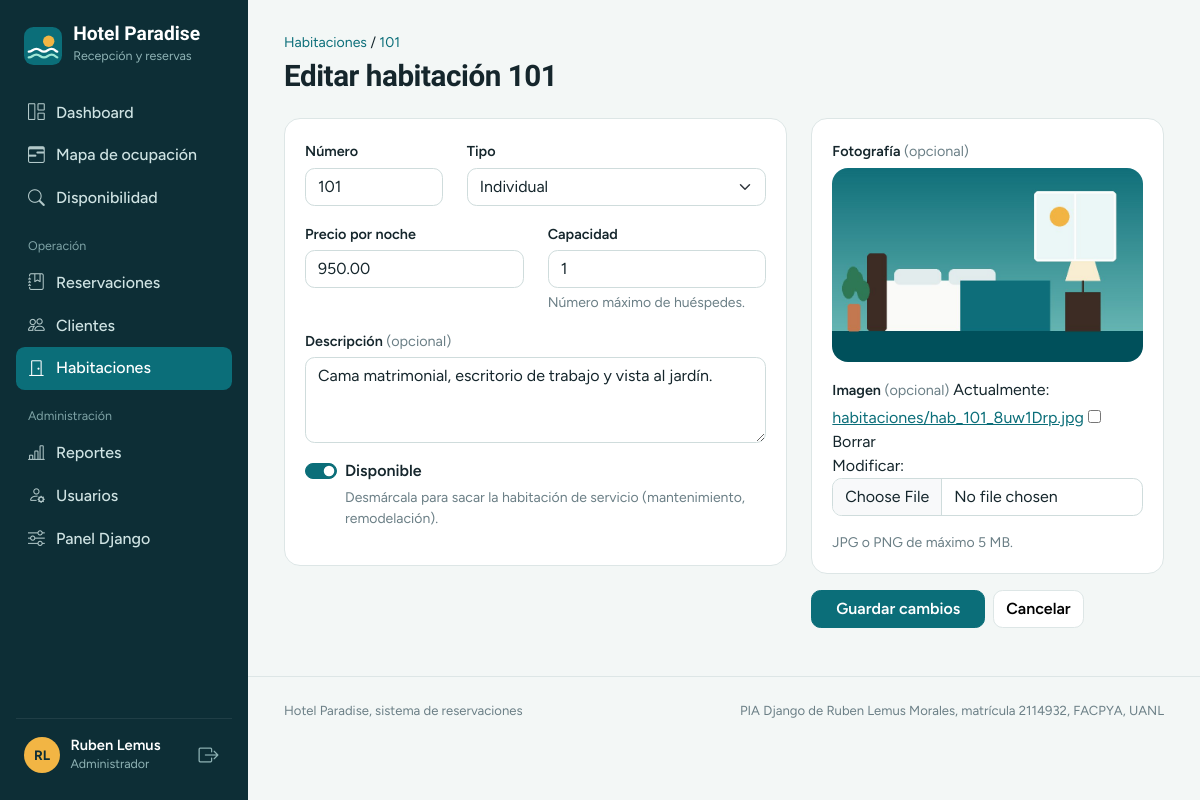
The app's page /habitaciones/15/editar/ (signed in) with its own data.
### habitaciones/models.py (models this page shows, shortened)
class Habitacion(models.Model):
    class Tipo(models.TextChoices):
        INDIVIDUAL = "individual", "Individual"
        DOBLE = "doble", "Doble"
        SUITE = "suite", "Suite"
        PRESIDENCIAL = "presidencial", "Presidencial"
    numero = models.PositiveIntegerField(
        "número",
        unique=True,
        validators=[MinValueValidator(1)],
        error_messages={"unique": "Ya existe una habitación con este número."},
    )
    tipo = models.CharField(max_length=20, choices=Tipo.choices, default=Tipo.DOBLE)
    precio_noche = models.DecimalField(
        "precio por noche",
        max_digits=10,
        decimal_places=2,
        validators=[MinValueValidator(Decimal("0.01"))],
    )
    capacidad = models.PositiveSmallIntegerField(
        validators=[MinValueValidator(1), MaxValueValidator(12)],
        help_text="Número máximo de huéspedes.",
    )
    disponible = models.BooleanField(
        default=True,
        help_text="Desmárcala para sacar la habitación de servicio (mantenimiento, remodelación).",
    )
    imagen = models.ImageField(upload_to="habitaciones/", blank=True, null=True)
    descripcion = models.TextField("descripción", blank=True)
    creada = models.DateTimeField(auto_now_add=True)
    actualizada = models.DateTimeField(auto_now=True)
    class Meta:
        ordering = ["numero"]
        verbose_name = "habitación"
        verbose_name_plural = "habitaciones"
    def get_absolute_url(self):
        return reverse("habitaciones:detalle", args=[self.pk])

### habitaciones/views.py (the view, shortened to what this page needs)
# urls.py: path("<int:pk>/editar/", views.HabitacionUpdateView.as_view(), name="editar"),
class HabitacionUpdateView(AdminRequeridoMixin, UpdateView):
    model = Habitacion
    form_class = HabitacionForm
    template_name = "habitaciones/form.html"

### habitaciones/forms.py (shortened to what this page needs)
class HabitacionForm(forms.ModelForm):
    class Meta:
        model = Habitacion
        fields = ["numero", "tipo", "precio_noche", "capacidad", "disponible", "imagen", "descripcion"]
        widgets = {
            "numero": forms.NumberInput(attrs={"placeholder": "Ej. 204", "min": 1}),
            "precio_noche": forms.NumberInput(attrs={"step": "0.01", "min": "0.01", "placeholder": "0.00"}),
            "capacidad": forms.NumberInput(attrs={"min": 1, "max": 12}),
            "descripcion": forms.Textarea(attrs={"rows": 3, "placeholder": "Vista, camas, amenidades…"}),
            "imagen": forms.ClearableFileInput(attrs={"accept": "image/*"}),
        }

### core/context_processors.py (called while the page is built)
def proyecto(request):
    return {
        "PROYECTO": settings.PROYECTO,
        "es_admin": es_admin(request.user),
        "rol_usuario": rol_de(request.user),
    }

### core/permisos.py (called while the page is built)
def es_admin(user):
    return user.is_authenticated and (
        user.is_superuser or user.groups.filter(name=GRUPO_ADMIN).exists()
    )

def rol_de(user):
    if not user.is_authenticated:
        return ""
    if es_admin(user):
        return GRUPO_ADMIN
    return GRUPO_RECEPCION

    def test_func(self):
        return es_admin(self.request.user)

### core/templatetags/paradise.py (called while the page is built)
@register.filter
def campo(field, extra=""):
    widget = field.field.widget
    if isinstance(widget, forms.CheckboxInput):
        css = "form-check-input"
    elif isinstance(widget, forms.Select):
        css = "form-select"
    else:
        css = "form-control"
    if field.errors:
        css += " is-invalid"
    if extra:
        css += f" {extra}"
    attrs = {"class": css}
    if field.errors:
        attrs["aria-describedby"] = f"{field.auto_id}_error"
    return field.as_widget(attrs=attrs)

@register.filter
def es_checkbox(field):
    return isinstance(field.field.widget, forms.CheckboxInput)

### templates/habitaciones/form.html (shortened to what this page needs)
{% extends "base.html" %}
{% block content %}
<div class="page-head">
  <div>
    <div class="migas"><a href="{% url 'habitaciones:lista' %}">Habitaciones</a>{% if object %} / <a href="{{ object.get_absolute_url }}">{{ object.numero }}</a>{% endif %}</div>
    <h1 class="mb-0">{% if object %}Editar habitación {{ object.numero }}{% else %}Registrar habitación{% endif %}</h1>
  </div>
</div>
<form class="row g-4" method="post" enctype="multipart/form-data" novalidate>
  <div class="col-lg-7">
    <div class="panel panel-body">
      <div class="row">
        <div class="col-sm-4">{% include "includes/campo.html" with f=form.numero %}</div>
        <div class="col-sm-8">{% include "includes/campo.html" with f=form.tipo %}</div>
        <div class="col-sm-6">{% include "includes/campo.html" with f=form.precio_noche %}</div>
        <div class="col-sm-6">{% include "includes/campo.html" with f=form.capacidad %}</div>
      </div>
      {% include "includes/campo.html" with f=form.descripcion %}
      {% include "includes/campo.html" with f=form.disponible %}
    </div>
  </div>
  <div class="col-lg-5">
    <div class="panel panel-body">
      <label class="form-label" for="{{ form.imagen.id_for_label }}">Fotografía <span class="text-secondary fw-normal">(opcional)</span></label>
      <img id="previa" class="foto-grande mb-3" src="{% if object.imagen %}{{ object.imagen.url }}{% endif %}" alt="" {% if not object.imagen %}hidden{% endif %}>
      {% include "includes/campo.html" with f=form.imagen %}
      <p class="form-text mb-0">JPG o PNG de máximo 5 MB.</p>
    </div>
    <div class="d-flex gap-2 mt-3">
      <button class="btn btn-primary px-4" type="submit">{% if object %}Guardar cambios{% else %}Registrar habitación{% endif %}</button>
      <a class="btn btn-light" href="{% if object %}{{ object.get_absolute_url }}{% else %}{% url 'habitaciones:lista' %}{% endif %}">Cancelar</a>
    </div>
  </div>
</form>
{% endblock %}

### templates/base.html (shortened to what this page needs)
{% load static %}<!doctype html>
<html lang="es">
<head>
  <link href="https://cdn.jsdelivr.net/npm/bootstrap@5.3.3/dist/css/bootstrap.min.css" rel="stylesheet">
  <link href="https://cdn.jsdelivr.net/npm/bootstrap-icons@1.11.3/font/bootstrap-icons.min.css" rel="stylesheet">
  <link href="{% static 'css/paradise.css' %}" rel="stylesheet">
</head>
<body>
{% with url=request.resolver_match.view_name %}
  <aside class="app-sidebar offcanvas-lg offcanvas-start" tabindex="-1" id="sidebar" aria-label="Menú principal">
    <div class="offcanvas-body">
      <a class="brand" href="{% url 'core:dashboard' %}">
        <span><span class="brand-name d-block">{{ PROYECTO.nombre }}</span><span class="brand-sub">Recepción y reservas</span></span>
      </a>
      <nav class="app-nav nav flex-column">
        <a class="nav-link {% if url == 'core:dashboard' %}active{% endif %}" href="{% url 'core:dashboard' %}"><i class="bi bi-grid-1x2"></i>Dashboard</a>
        <a class="nav-link {% if url == 'reservaciones:ocupacion' %}active{% endif %}" href="{% url 'reservaciones:ocupacion' %}"><i class="bi bi-calendar3-range"></i>Mapa de ocupación</a>
        <a class="nav-link {% if url == 'reservaciones:disponibilidad' %}active{% endif %}" href="{% url 'reservaciones:disponibilidad' %}"><i class="bi bi-search"></i>Disponibilidad</a>
        <div class="nav-grupo">Operación</div>
        <a class="nav-link " href="{% url 'reservaciones:lista' %}"><i class="bi bi-journal-bookmark"></i>Reservaciones</a>
        <a class="nav-link {% if 'clientes:' in url %}active{% endif %}" href="{% url 'clientes:lista' %}"><i class="bi bi-people"></i>Clientes</a>
        <a class="nav-link {% if 'habitaciones:' in url %}active{% endif %}" href="{% url 'habitaciones:lista' %}"><i class="bi bi-door-closed"></i>Habitaciones</a>
        {% if es_admin %}
        <div class="nav-grupo">Administración</div>
        <a class="nav-link {% if url == 'core:reportes' %}active{% endif %}" href="{% url 'core:reportes' %}"><i class="bi bi-bar-chart-line"></i>Reportes</a>
        <a class="nav-link {% if 'core:usuario' in url %}active{% endif %}" href="{% url 'core:usuarios' %}"><i class="bi bi-person-gear"></i>Usuarios</a>
        <a class="nav-link" href="{% url 'admin:index' %}"><i class="bi bi-sliders"></i>Panel Django</a>
        {% endif %}
      </nav>
      <div class="sidebar-user">
        <span class="avatar">{{ user.first_name|default:user.username|slice:":1"|upper }}{{ user.last_name|slice:":1"|upper }}</span>
        <div class="flex-grow-1 overflow-hidden">
          <div class="nombre text-truncate">{{ user.get_full_name|default:user.username }}</div>
          <div class="rol">{{ rol_usuario }}</div>
        </div>
        <form method="post" action="{% url 'logout' %}">{% csrf_token %}
          <button class="btn-salir" type="submit" title="Cerrar sesión" aria-label="Cerrar sesión"><i class="bi bi-box-arrow-right fs-5"></i></button>
        </form>
      </div>
    </div>
  </aside>
{% endwith %}
  <div class="app-main">
    <main class="app-content">
      {% block content %}{% endblock %}
    </main>
    <footer class="app-footer d-flex flex-wrap justify-content-between gap-2">
      <span>{{ PROYECTO.nombre }}, sistema de reservaciones</span>
      <span>{{ PROYECTO.materia }} de {{ PROYECTO.autor }}, matrícula {{ PROYECTO.matricula }}, {{ PROYECTO.facultad }}</span>
    </footer>
  </div>
  <div class="toast-container position-fixed bottom-0 end-0 p-3" aria-live="polite">
  </div>
</body>
</html>

### templates/includes/campo.html (shortened to what this page needs)
{% load paradise %}{% if f|es_checkbox %}
<div class="form-check form-switch mb-3">
  {{ f|campo }}
  <label class="form-check-label fw-semibold" for="{{ f.id_for_label }}">{{ f.label }}</label>
  {% if f.help_text %}<div class="form-text">{{ f.help_text }}</div>{% endif %}
</div>
{% else %}
<div class="mb-3">
  <label class="form-label" for="{{ f.id_for_label }}">{{ f.label }}{% if not f.field.required %} <span class="text-secondary fw-normal">(opcional)</span>{% endif %}</label>
  {{ f|campo }}
  {% if f.help_text %}<div class="form-text">{{ f.help_text }}</div>{% endif %}
</div>
{% endif %}

### static/css/paradise.css (style rules this page uses)
:root { --reef: #0d2e36; --reef-2: #164450; --lagoon: #0b6e79; --lagoon-dark: #08545c; --foam: #dcefec; --mist: #f3f7f6; --sun: #f2b544; --sun-soft: #fdf1d8; --coral: #d9604c; --coral-soft: #fbe5e0; --slate: #6b7f86; --line: #dde6e6; --ink: #15262c; --bs-primary: var(--lagoon); --bs-primary-rgb: 11, 110, 121; --bs-body-font-family: "Figtree", system-ui, sans-serif; --bs-body-color: var(--ink); --bs-body-bg: var(--mist); --bs-border-color: var(--line); --bs-link-color: var(--lagoon); --bs-link-hover-color: var(--lagoon-dark); --bs-link-color-rgb: 11, 110, 121; --bs-focus-ring-color: rgba(11, 110, 121, .3); --sidebar-w: 248px; }
h1, h2, h3, h4, .display-font { font-family: "Bricolage Grotesque", "Figtree", sans-serif; letter-spacing: -.015em; }
h1 { font-size: 1.85rem; font-weight: 700; }
.text-secondary { color: var(--slate) !important; }
.btn { font-weight: 600; border-radius: .6rem; }
.btn-primary { --bs-btn-bg: var(--lagoon); --bs-btn-border-color: var(--lagoon); --bs-btn-hover-bg: var(--lagoon-dark); --bs-btn-hover-border-color: var(--lagoon-dark); --bs-btn-active-bg: var(--lagoon-dark); --bs-btn-disabled-bg: var(--lagoon); }
.btn-light { --bs-btn-bg: #fff; --bs-btn-border-color: var(--line); --bs-btn-hover-bg: var(--foam); --bs-btn-hover-border-color: var(--foam); }
.app-sidebar { width: var(--sidebar-w); background: var(--reef) !important; color: #cfe3e3; }
.app-sidebar .offcanvas-body { background: var(--reef) !important; }
@media (min-width: 992px) { .app-sidebar { position: fixed; inset: 0 auto 0 0; } }
@media (min-width: 992px) { .app-main { margin-left: var(--sidebar-w); } }
.app-sidebar .offcanvas-body { display: flex; flex-direction: column; padding: 1.5rem 1rem; height: 100%; overflow-y: auto; }
.brand { display: flex; align-items: center; gap: .7rem; color: #fff; text-decoration: none; padding: 0 .5rem 1.5rem; }
.brand-name { font-family: "Bricolage Grotesque", sans-serif; font-size: 1.2rem; font-weight: 700; line-height: 1; }
.brand-sub { font-size: .78rem; color: #8fb3b5; }
.nav-grupo { font-size: .78rem; color: #7ea3a6; padding: 1.1rem .75rem .35rem; }
.app-nav .nav-link { color: #cfe3e3; border-radius: .55rem; padding: .55rem .75rem; display: flex; gap: .7rem; align-items: center; font-weight: 500; }
.app-nav .nav-link i { font-size: 1.05rem; opacity: .85; }
.app-nav .nav-link.active { background: var(--lagoon); color: #fff; }
.app-nav .nav-link.active i { opacity: 1; }
.sidebar-user { margin-top: auto; border-top: 1px solid rgba(255,255,255,.08); padding: 1rem .5rem 0; display: flex; align-items: center; gap: .65rem; }
.avatar { width: 36px; height: 36px; border-radius: 50%; display: grid; place-items: center; font-weight: 700; font-size: .85rem; background: var(--foam); color: var(--lagoon-dark); flex: none; }
.sidebar-user .avatar { background: var(--sun); color: var(--reef); }
.sidebar-user .nombre { color: #fff; font-weight: 600; font-size: .92rem; line-height: 1.2; }
.sidebar-user .rol { font-size: .78rem; color: #8fb3b5; }
.btn-salir { color: #8fb3b5; background: none; border: 0; padding: .35rem; border-radius: .4rem; }
.app-content { padding: 2rem clamp(1rem, 3vw, 2.5rem) 3rem; max-width: 1400px; }
.page-head { display: flex; flex-wrap: wrap; gap: 1rem; align-items: flex-end; justify-content: space-between; margin-bottom: 1.5rem; }
.migas { font-size: .88rem; margin-bottom: .35rem; }
.migas a { text-decoration: none; }
.app-footer { color: var(--slate); font-size: .82rem; padding: 1.5rem clamp(1rem, 3vw, 2.5rem); border-top: 1px solid var(--line); }
.panel { background: #fff; border: 1px solid var(--line); border-radius: 1rem; }
.panel-body { padding: 1.25rem; }
.form-control, .form-select { border-radius: .6rem; border-color: #cfdcdc; background-color: #fff; }
.form-label { font-weight: 600; font-size: .9rem; margin-bottom: .3rem; }
.form-text { color: var(--slate); }
.form-check-input:checked { background-color: var(--lagoon); border-color: var(--lagoon); }
.foto-grande { width: 100%; aspect-ratio: 16/10; object-fit: cover; border-radius: 1rem; background: var(--foam); }

### records on screen
Habitacion: numero "101", tipo "Individual", precio_noche "950.00", capacidad "1", descripcion "Cama matrimonial, escritorio de trabajo y vista al jardín.", disponible "☑", imagen (picture)

### other values on screen
{{ PROYECTO.nombre }} "Hotel Paradise"
{{ user.first_name|default:user.username|slice:":1"|upper }} "R"
{{ user.last_name|slice:":1"|upper }} "L"
{{ user.get_full_name|default:user.username }} "Ruben Lemus"
{{ rol_usuario }} "Administrador"
{{ f.label }} "Número Tipo Precio por noche Capacidad Descripción Imagen"
{{ f.help_text }} "Número máximo de huéspedes."
{{ f.label }} "Disponible"
{{ f.help_text }} "Desmárcala para sacar la habitación de servicio (mantenimiento, remodelación)."
{{ PROYECTO.materia }} "PIA Django"
{{ PROYECTO.autor }} "Ruben Lemus Morales"
{{ PROYECTO.matricula }} "2114932"
{{ PROYECTO.facultad }} "FACPYA, UANL"
